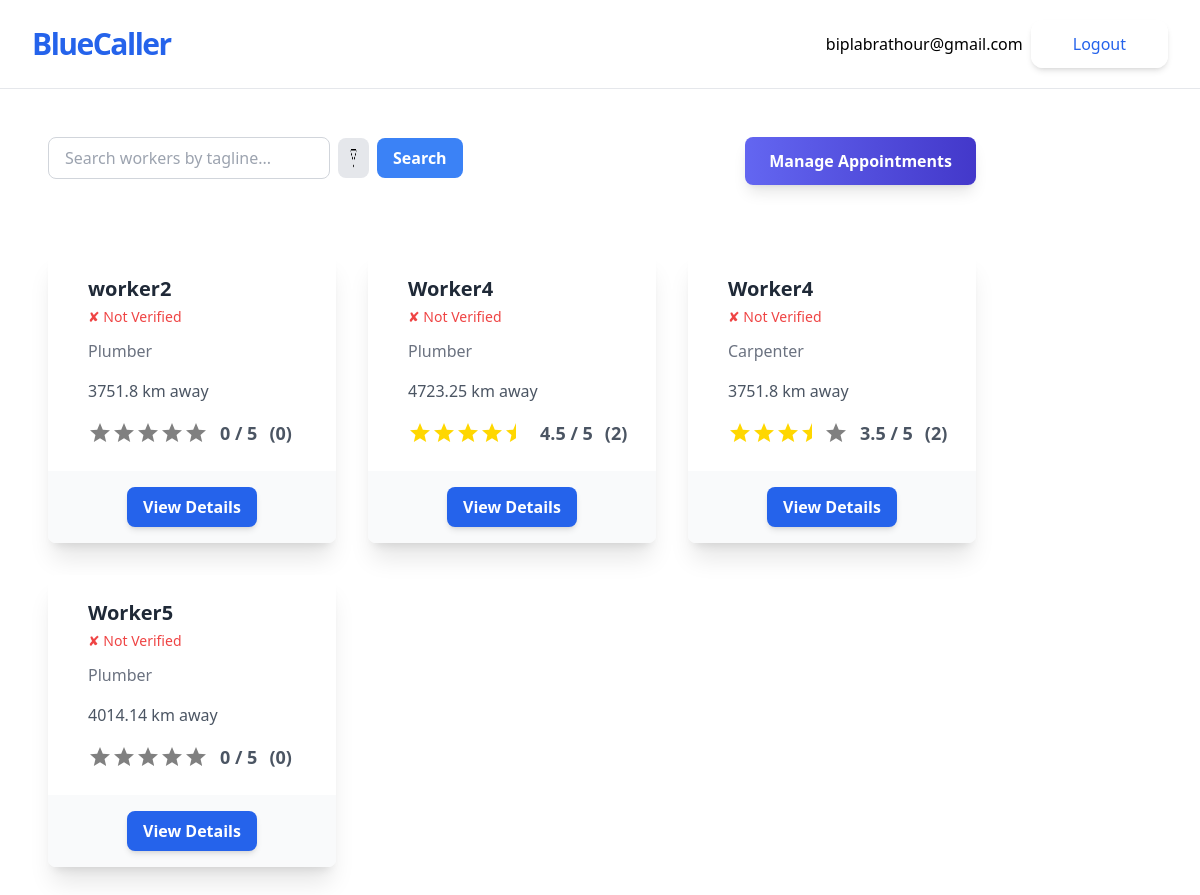
Page /get-started/ (signed in) on the earlier database version.
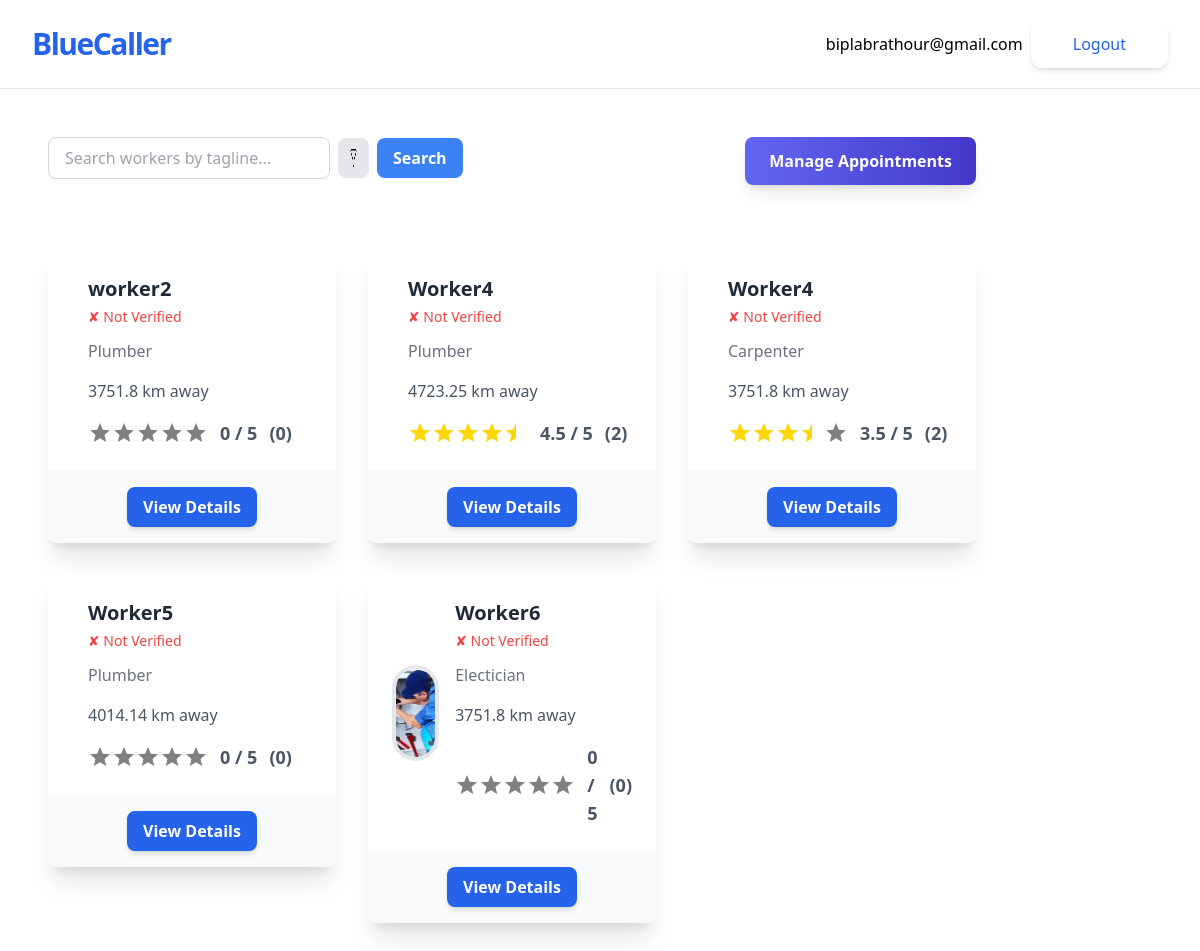
Same page on the later database version.
### jobs/models.py (models this page shows, shortened)
class Worker(models.Model):
    owner=models.OneToOneField(User,on_delete=models.CASCADE)
    name=models.CharField(max_length=50)
    phone_number=models.CharField(max_length=10, unique=True)
    tagline=models.CharField(max_length=100)
    bio=models.TextField(blank=True)
    profile_pic=models.ImageField(upload_to="profiles/", blank=True)
    verified = models.BooleanField(default=False)
    citizenship_image = models.ImageField(upload_to='citizenship/', blank=True, null=True)
    certificate_file = models.FileField(upload_to='certificates/', blank=True, null=True)
    latitude = models.CharField(max_length=20,null=True,blank=True)
    longitude = models.CharField(max_length=20,null=True,blank=True)
    appointed = models.BooleanField(default=False)
    appointment_date = models.DateTimeField(null=True, blank=True)

class Customer(models.Model):
    owner=models.OneToOneField(User,on_delete=models.CASCADE)
    name=models.CharField(max_length=50)
    phone_number=models.CharField(max_length=10, unique=True)
    profile_pic=models.ImageField(upload_to="profiles/", blank=True)
    latitude = models.CharField(max_length=20,null=True,blank=True)
    longitude = models.CharField(max_length=20,null=True,blank=True)

### accounts/models.py (models this page shows, shortened)
class CustomUser(AbstractUser):
    pass

### jobs/views.py (the view, shortened to what this page needs)
# urls.py: path('get-started/', WorkerListView.as_view(), name='worker-list'),
class WorkerListView(ListView):
    model = Worker
    template_name = 'worker_list.html'
    def get_queryset(self):
        query = self.request.GET.get('q')  # Search query
        filter_param = self.request.GET.get('filter')  # Filter parameter
        queryset = Worker.objects.all()
        if query:
            queryset = queryset.filter(tagline__icontains=query)
        if filter_param == 'rating':
            queryset = queryset.annotate(avg_rating=Avg('workerrating__rating')).order_by('-avg_rating')
        return queryset
    def get_context_data(self, **kwargs):
        context = super().get_context_data(**kwargs)
        query = self.request.GET.get('q')
        context['q'] = query
        workers = context.get('worker_list', self.get_queryset())  # Use get_queryset as fallback
        for worker in workers:
            average_rating = WorkerRating.objects.filter(appointment__worker=worker).aggregate(Avg('average_rating'))['average_rating__avg']
            worker.average_rating = round(average_rating, 1) if average_rating else 0  # Default to 0 if no ratings exist
            total_ratings = WorkerRating.objects.filter(appointment__worker=worker).count()
            worker.total_ratings = total_ratings  # Pass the total number of ratings to the template
            full_stars = int(worker.average_rating)
            half_star = 1 if worker.average_rating % 1 >= 0.5 else 0
            empty_stars = 5 - (full_stars + half_star)
            worker.full_stars = [1] * full_stars  # List of full stars
            worker.half_star = [1] * half_star  # List for half star (1 or 0)
            worker.empty_stars = [1] * empty_stars  # List of empty stars
        context['worker_list'] = workers  # Ensure worker_list is added explicitly
        return context

### jobs/templatetags/distance.py (called while the page is built)
def haversine(lat1, lon1, lat2, lon2):
    lat1, lon1, lat2, lon2 = map(math.radians, [lat1, lon1, lat2, lon2])
    dlon = lon2 - lon1
    dlat = lat2 - lat1
    a = math.sin(dlat/2)**2 + math.cos(lat1) * math.cos(lat2) * math.sin(dlon/2)**2
    c = 2 * math.asin(math.sqrt(a))
    km = 6371 * c
    return km

@register.simple_tag
def calculate_distance(worker_lat, worker_lon, customer_lat, customer_lon):
    if worker_lat and worker_lon and customer_lat and customer_lon:
        try:
            worker_lat, worker_lon = float(worker_lat), float(worker_lon)
            customer_lat, customer_lon = float(customer_lat), float(customer_lon)
            return round(haversine(worker_lat, worker_lon, customer_lat, customer_lon), 2)
        except ValueError:
            return None
    return None

### jobs/templates/jobs/worker_list.html (shortened to what the changed rows need)
{% extends 'jobs/_base.html' %}
{% load distance %}
{% block content %}
    <div class="grid grid-cols-1 sm:grid-cols-2 md:grid-cols-3 gap-8">
        {% for worker in object_list %}
            <a href="{% url 'worker-detail' worker.pk %}">
                <div class="bg-white rounded-lg shadow-xl transform hover:scale-105 transition duration-300 ease-in-out">
                    <div class="p-6 flex items-center">
                        <div>
                            {% if worker.profile_pic %}
                                <img class="w-24 h-24 object-cover rounded-full border-4 border-white-500" src="{{ worker.profile_pic.url }}" alt="Profile pic">
                            {% endif %}
                        </div>
                        <div class="ml-4">
                            <p class="text-xl font-semibold text-gray-800">{{ worker.name }}</p>
                            <div class="flex items-center space-x-2 text-sm text-gray-600 mt-1">
                                {% if worker.verified %}
                                    <span class="text-green-500">&#10004; Verified</span>
                                {% else %}
                                    <span class="text-red-500">&#10008; Not Verified</span>
                                {% endif %}
                            </div>
                            <p class="text-gray-500 mt-3">{{ worker.tagline }}</p>
                            <p class="text-gray-600 pt-4">
                                {% distance_if_customer worker %}
                            </p>
                            <div class="mt-4 flex items-center justify-center">
                                <div class="flex items-center space-x-3">
                                    <div class="rating flex">
                                        <div class="stars flex">
                                            {% for star in worker.full_stars %}
                                                <svg xmlns="http://www.w3.org/2000/svg" viewBox="0 0 24 24" width="24" height="24" fill="gold">
                                                    <path d="M12 17.27L18.18 21l-1.64-7.03L22 9.24l-7.19-.61L12 2 9.19 8.63 2 9.24l5.46 4.73L5.82 21z"/>
                                                </svg>
                                            {% endfor %}
                                            {% for star in worker.empty_stars %}
                                                <svg xmlns="http://www.w3.org/2000/svg" viewBox="0 0 24 24" width="24" height="24" fill="gray">
                                                    <path d="M12 17.27L18.18 21l-1.64-7.03L22 9.24l-7.19-.61L12 2 9.19 8.63 2 9.24l5.46 4.73L5.82 21z"/>
                                                </svg>
                                            {% endfor %}
                                        </div>
                                    </div>
                                    <p class="text-gray-600 text-lg font-bold">{{ worker.average_rating }} / 5</p>
                                    <p class="text-gray-600 text-lg font-semibold">({{ worker.total_ratings }})</p>
                                </div>
                            </div>
                        </div>
                    </div>
                    <div class="px-6 py-4 bg-gray-50 rounded-b-lg text-center">
                        <button class="px-4 py-2 bg-blue-600 text-white font-bold rounded-lg shadow-md hover:bg-blue-700 transform hover:scale-105 transition duration-200 ease-in-out">
                            View Details
                        </button>
                    </div>
                </div>
            </a>
        {% endfor %}
    </div>
{% endblock content %}

### jobs/templates/jobs/_base.html (shortened to what this page needs)
<!DOCTYPE html>
<html lang="en">
<head>
    <script src="https://cdn.tailwindcss.com"></script>
</head>
<body>
    <div class=" w-full max-w-7xl mx-auto">
        <div class="flex flex-col max-w-screen-xl p-5 mx-auto md:items-center md:justify-between md:flex-row md:px-6 lg:px-8 border-b">
            <div class="flex flex-row items-center justify-between lg:justify-start">
                <a href="{% url 'worker-list' %}" class="text-3xl font-bold tracking-tighter text-blue-600 transition duration-500 ease-in-out transform tracking-relaxed lg:pr-8"> BlueCaller </a>
            </div>
            <nav class="flex-col items-center flex-grow hidden pb-4 md:pb-0 md:flex md:justify-end md:flex-row lg:pl-2">
                <div class="inline-flex items-center gap-2 list-none lg:ml-auto">
                    {% if user.is_authenticated %}
                    <p>{{user.email}}</p>
                    <form action="{% url 'account_logout' %}" method="POST">
                        <button type="submit" class="items-center block px-10 py-2.5 text-base font-medium text-center text-blue-600 transition duration-500 ease-in-out transform border-2 border-white shadow-md rounded-xl focus:outline-none focus:ring-2 focus:ring-offset-2 focus:ring-gray-500">Logout</button>
                    </form>
                    {% endif %}
                </div>
            </nav>
        </div>
        <div class="container p-12">
            {% block content %}
            {% endblock content %}
        </div>
    </div>
</body>
</html>

Differences in the rows shown:
added Worker: profile_pic (picture), name "Worker6", verified "✘ Not Verified", tagline "Electician", CustomUser.longitude "3751.8 km away", average_rating "0", total_ratings "0"
